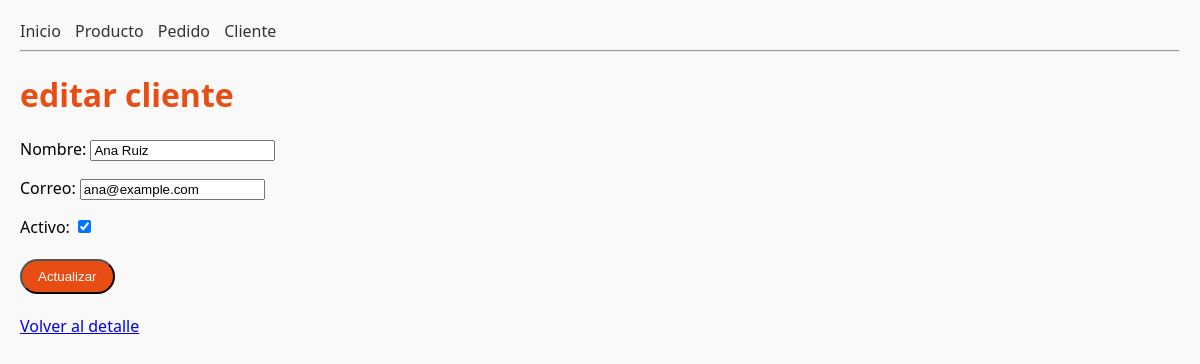
Page /clientes/1/editar/ on the committed database.
### tienda/models.py (models this page shows, shortened)
class Cliente(models.Model):
    nombre = models.CharField(max_length=120)
    correo = models.EmailField(unique=True)
    fecha_registro = models.DateTimeField(auto_now_add=True)
    activo = models.BooleanField(default=True)

### tienda/views.py (the view)
# urls.py: path("clientes/<int:pk>/editar/", views.editar_cliente, name="editar_cliente"),
def editar_cliente(request, pk):
    cliente = get_object_or_404(Cliente, pk=pk)
    if request.method == "POST":
        form = ClienteForm (request.POST, instance=cliente)
        if form.is_valid():
            form.save()
            return redirect("tienda:detalle_cliente", pk=cliente.pk)
    else:
        form = ClienteForm(instance=cliente)
    return render(request, "tienda/editar_cliente.html", {"form": form, "cliente": cliente,})

### tienda/forms.py
class ClienteForm(forms.ModelForm):
    class Meta:
        model = Cliente
        fields = "__all__"

### tienda/templates/tienda/editar_cliente.html (shortened to what this page needs)
{% extends "tienda/base.html" %}
{% block content %}
<h1> editar cliente</h1>
<form method="post">
    {{form.as_p}}
    <button type="submit" class="btn primary">Actualizar</button>
</form>
<p>
 <a href="{% url 'tienda:detalle_cliente' cliente.pk %}"> Volver al detalle </a>
</p>
{% endblock %}

### tienda/static/css/main.css (style rules this page uses)
body { font-family: 'Segoe UI', sans-serif; margin: 20px; background-color: #f9f9f9; }
h1 { color: #e84d13; }
.btn { display: inline-block; padding: 8px 16px; margin: 5px 0; color: #fff; border-radius: 9999px; text-decoration: none; font-weight: 500; transition: background 0.3s, transform 0.2s; }
.primary { background-color: #e84d13; }

### rows in the picture
Cliente: nombre "Ana Ruiz", correo "ana@example.com", activo "☑"
